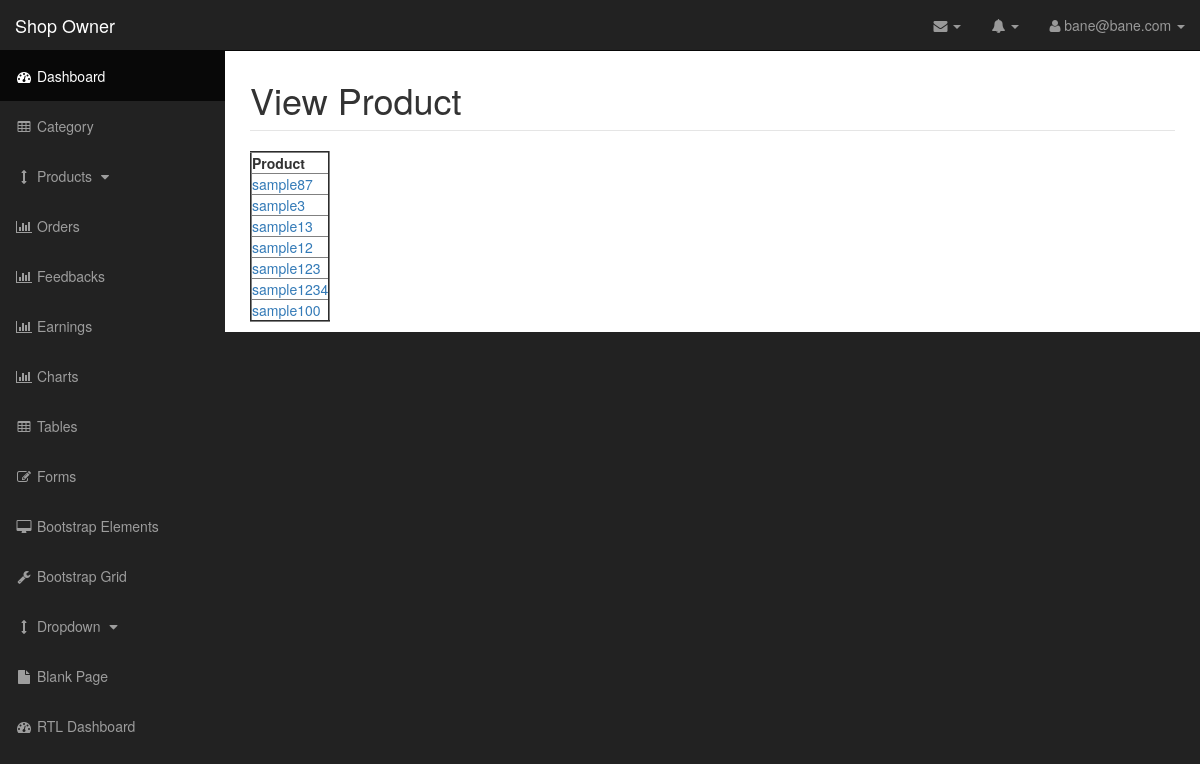
Page /shopowner/product/view/ (signed in) on the earlier database version.
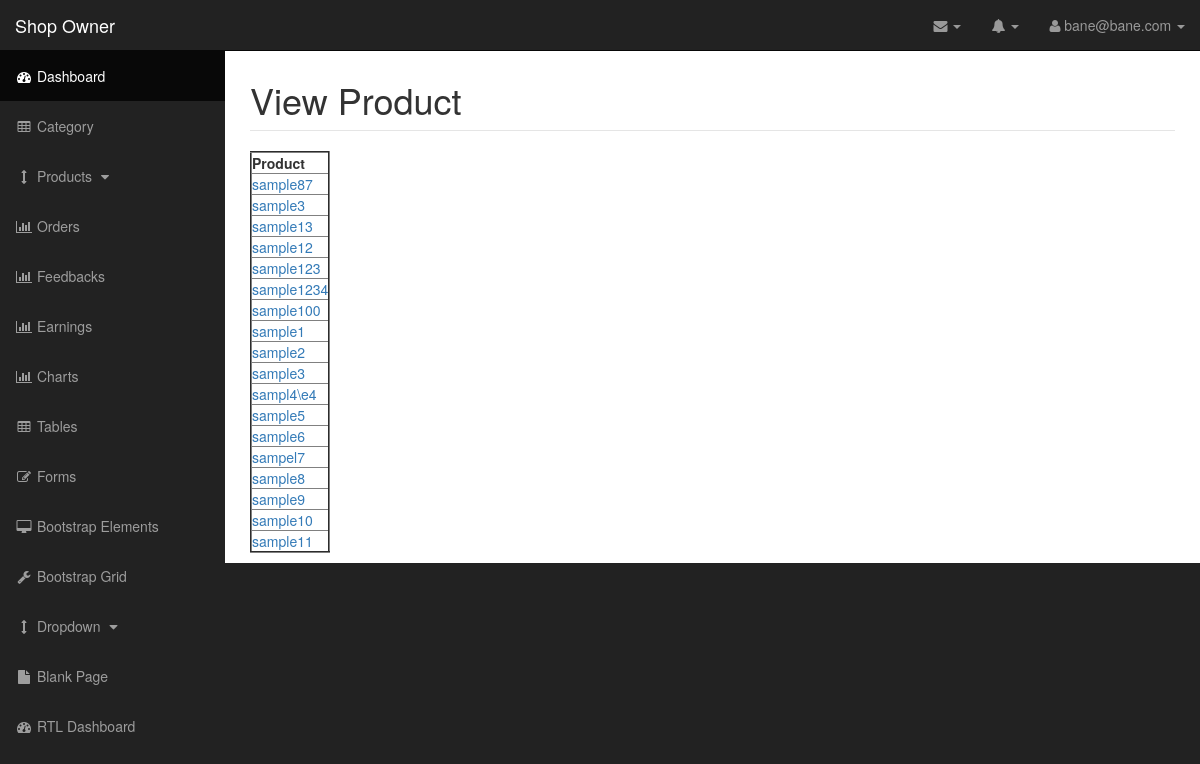
Same page on the later database version.
### app/models.py (models this page shows, shortened)
class MyUser(AbstractBaseUser, PermissionsMixin):
    USERNAME_FIELD = 'email'
    email = models.EmailField(unique=True)
    fname = models.CharField(max_length=120, null=True, blank=True)
    lname = models.CharField(max_length=120, null=True, blank=True)
    is_Customer = models.BooleanField(default=False)
    is_ShopOwner = models.BooleanField(default=False)
    is_staff = models.BooleanField(default=False)
    is_active = models.BooleanField(default=True)
    is_admin = models.BooleanField(default=False)
    class Meta:
        ordering = ['email']
    object = MyUserManager()

class Product(models.Model):
    is_active = models.BooleanField(default=True)
    cid = models.ForeignKey(Category, null=True, blank=True)
    owner = models.ForeignKey(MyUser)
    pname = models.CharField(max_length=120)
    description = models.TextField(max_length=500)
    dateadded = models.DateTimeField(default=timezone.now())
    sex = models.ForeignKey(Gender, null=True, blank=True)
    shop = models.ForeignKey(Shop, null=True, blank=True)

### app/views.py (the view)
# urls.py: url(r'^shopowner/product/view/$', 'app.views.sview_product', name='sview_product'),
def sview_product(request):
	if request.user.is_ShopOwner:
		shopowner = MyUser.object.get(pk=request.user.id)
		product = Product.objects.filter(owner=shopowner, is_active=True)
		return render(request, 'shopowner/viewproduct.html', {'product': product, 'shopowner': shopowner})

### app/templates/shopowner/viewproduct.html (shortened to what this page needs)
{%extends 'shopowner/shopowner.html'%}
{%block content %}
<h1>View Product</h1>
<legend></legend>
<table border=2>
	<thead>
		<tr>
			<th>Product</th>
	</thead>
	{%for product in product%}
	<tr>
		<td><a href="/shopowner/product/view/{{product.id}}">{{product.pname}}</a></td>
	{%endfor%}
</table>
{%endblock%}

### app/templates/shopowner/shopowner.html (shortened to what this page needs)
<!DOCTYPE html>
{%load staticfiles%}
<html lang="en">
<head>
    <link href="{% static "css/bootstrap.min.css" %}" rel="stylesheet">
    <link href="{% static "css/sb-admin.css" %}" rel="stylesheet">
    <link href="{% static "css/plugins/morris.css" %}" rel="stylesheet">
    <link href="{% static "font-awesome/css/font-awesome.min.css" %}" rel="stylesheet" type="text/css">
</head>
<body>
    <div id="wrapper">
        <nav class="navbar navbar-inverse navbar-fixed-top" role="navigation">
            <div class="navbar-header">
                <a class="navbar-brand" href="/shopowner/dashboard/">Shop Owner</a>
            </div>
            <ul class="nav navbar-right top-nav">
                <li class="dropdown">
                    <a href="#" class="dropdown-toggle" data-toggle="dropdown"><i class="fa fa-envelope"></i> <b class="caret"></b></a>
                </li>
                <li class="dropdown">
                    <a href="#" class="dropdown-toggle" data-toggle="dropdown"><i class="fa fa-bell"></i> <b class="caret"></b></a>
                </li>
                <li class="dropdown">
                    <a href="#" class="dropdown-toggle" data-toggle="dropdown"><i class="fa fa-user"></i> {{shopowner.email}} <b class="caret"></b></a>
                </li>
            </ul>
            <div class="collapse navbar-collapse navbar-ex1-collapse">
                <ul class="nav navbar-nav side-nav">
                    <li class="active">
                        <a href="/shopowner/dashboard/"><i class="fa fa-fw fa-dashboard"></i> Dashboard</a>
                    </li>
                    <li>
                        <a href="/shopowner/category/"><i class="fa fa-fw fa-table"></i> Category</a>
                    </li>
                    <li>
                        <a href="javascript:;" data-toggle="collapse" data-target="#addproduct"><i class="fa fa-fw fa-arrows-v"></i> Products <i class="fa fa-fw fa-caret-down"></i></a>
                    </li>
                     <li>
                        <a href="charts.html"><i class="fa fa-fw fa-bar-chart-o"></i> Orders</a>
                    </li>
                     <li>
                        <a href="charts.html"><i class="fa fa-fw fa-bar-chart-o"></i> Feedbacks</a>
                    </li>
                    <li>
                        <a href="charts.html"><i class="fa fa-fw fa-bar-chart-o"></i> Earnings</a>
                    </li>
                    <li>
                        <a href="charts.html"><i class="fa fa-fw fa-bar-chart-o"></i> Charts</a>
                    </li>
                    <li>
                        <a href="tables.html"><i class="fa fa-fw fa-table"></i> Tables</a>
                    </li>
                    <li>
                        <a href="forms.html"><i class="fa fa-fw fa-edit"></i> Forms</a>
                    </li>
                    <li>
                        <a href="bootstrap-elements.html"><i class="fa fa-fw fa-desktop"></i> Bootstrap Elements</a>
                    </li>
                    <li>
                        <a href="bootstrap-grid.html"><i class="fa fa-fw fa-wrench"></i> Bootstrap Grid</a>
                    </li>
                    <li>
                        <a href="javascript:;" data-toggle="collapse" data-target="#demo"><i class="fa fa-fw fa-arrows-v"></i> Dropdown <i class="fa fa-fw fa-caret-down"></i></a>
                    </li>
                    <li>
                        <a href="blank-page.html"><i class="fa fa-fw fa-file"></i> Blank Page</a>
                    </li>
                    <li>
                        <a href="index-rtl.html"><i class="fa fa-fw fa-dashboard"></i> RTL Dashboard</a>
                    </li>
                </ul>
            </div>
        </nav>
        <div id="page-wrapper">
            <div class="container-fluid">
                {%block content%} {%endblock%}
        </div>
    </div>
</body>
</html>

### app/static/css/sb-admin.css (style rules this page uses)
body { margin-top: 100px; background-color: #222; }
@media (min-width:768px) { body { margin-top: 50px; } }
#wrapper { padding-left: 0; }
#page-wrapper { width: 100%; padding: 0; background-color: #fff; }
@media (min-width:768px) { #wrapper { padding-left: 225px; } }
@media (min-width:768px) { #page-wrapper { padding: 10px; } }
.top-nav { padding: 0 15px; }
.top-nav>li { display: inline-block; float: left; }
.top-nav>li>a { padding-top: 15px; padding-bottom: 15px; line-height: 20px; color: #999; }
@media (min-width:768px) { .side-nav { position: fixed; top: 51px; left: 225px; width: 225px; margin-left: -225px; border: none; border-radius: 0; overflow-y: auto; background-color: #222; bottom: 0; overflow-x: hidden; padding-bottom: 40px; } }
@media (min-width:768px) { .side-nav>li>a { width: 225px; } }

Differences in the rows shown:
added Product: pname "sample1"
added Product: pname "sample2"
added Product: pname "sample3"
added Product: pname "sampl4\\e4"
added Product: pname "sample5"
added Product: pname "sample6"
added Product: pname "sampel7"
added Product: pname "sample8"
added Product: pname "sample9"
added Product: pname "sample10"
added Product: pname "sample11"
